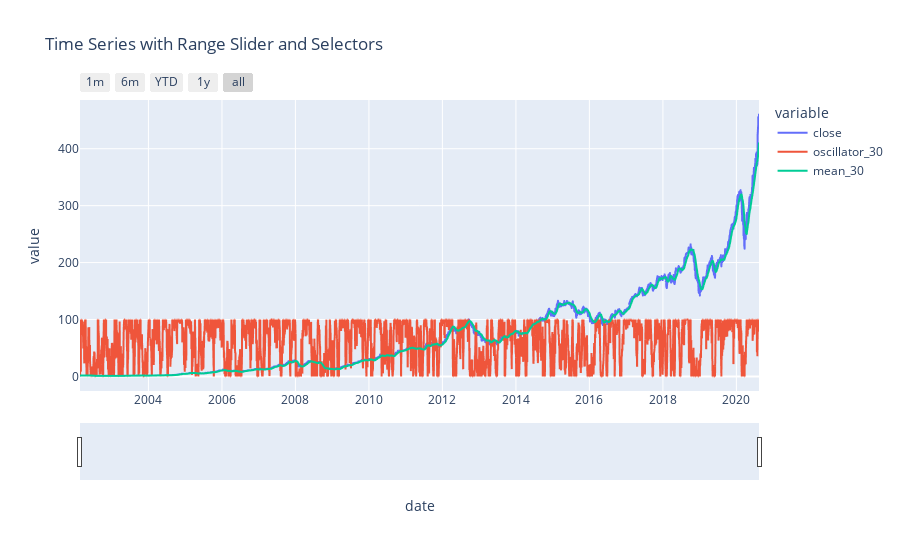

This figure's notebook cell:
### Code cell
# Using plotly.express
fig = px.line(dfrm, x=dfrm.index, y=['close', 'oscillator_30',  'mean_30'],  title='Time Series with Range Slider and Selectors')
# fig = px.line(dfrm, x=dfrm.index, y=['close', 'ema_14', 'ema_30'])
fig.update_xaxes(
    rangeslider_visible=True,
    rangeselector=dict(
        buttons=list([
            dict(count=1, label="1m", step="month", stepmode="backward"),
            dict(count=6, label="6m", step="month", stepmode="backward"),
            dict(count=1, label="YTD", step="year", stepmode="todate"),
            dict(count=1, label="1y", step="year", stepmode="backward"),
            dict(step="all")
        ])
    )
)
# fig.show()

### Figure 1 — Plotly figure (JSON) as saved in the notebook; plotly's stock layout.template omitted (floating-point values rounded to 4 significant figures; data arrays with more than 128 entries replaced by an {"elided": "..."} marker saying what was removed)
{"data": [{"hovertemplate": "variable=close<br>date=%{x}<br>value=%{y}<extra></extra>", "legendgroup": "close", "line": {"color": "#636efa", "dash": "solid"}, "mode": "lines", "name": "close", "showlegend": true, "type": "scattergl", "x": {"elided": "4644 str values"}, "xaxis": "x", "y": {"elided": "4644 float values"}, "yaxis": "y"}, {"hovertemplate": "variable=oscillator_30<br>date=%{x}<br>value=%{y}<extra></extra>", "legendgroup": "oscillator_30", "line": {"color": "#EF553B", "dash": "solid"}, "mode": "lines", "name": "oscillator_30", "showlegend": true, "type": "scattergl", "x": {"elided": "4644 str values"}, "xaxis": "x", "y": {"elided": "4644 float values"}, "yaxis": "y"}, {"hovertemplate": "variable=mean_30<br>date=%{x}<br>value=%{y}<extra></extra>", "legendgroup": "mean_30", "line": {"color": "#00cc96", "dash": "solid"}, "mode": "lines", "name": "mean_30", "showlegend": true, "type": "scattergl", "x": {"elided": "4644 str values"}, "xaxis": "x", "y": {"elided": "4644 float values"}, "yaxis": "y"}], "layout": {"legend": {"title": {"text": "variable"}, "tracegroupgap": 0}, "title": {"text": "Time Series with Range Slider and Selectors"}, "xaxis": {"anchor": "y", "domain": [0, 1], "rangeselector": {"buttons": [{"count": 1, "label": "1m", "step": "month", "stepmode": "backward"}, {"count": 6, "label": "6m", "step": "month", "stepmode": "backward"}, {"count": 1, "label": "YTD", "step": "year", "stepmode": "todate"}, {"count": 1, "label": "1y", "step": "year", "stepmode": "backward"}, {"step": "all"}]}, "rangeslider": {"visible": true}, "title": {"text": "date"}}, "yaxis": {"anchor": "x", "domain": [0, 1], "title": {"text": "value"}}}}
